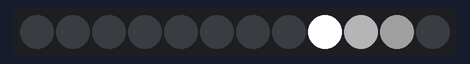
Recording of a sketch running on a simulated Arduino Uno, built with avr-gcc and run on an emulated ATmega328P. Parts: 12 RGB LEDs in strip order, left to right.

Above: at 5.66 s.
At 11.78 s:
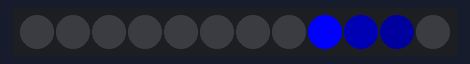
At 17.89 s:
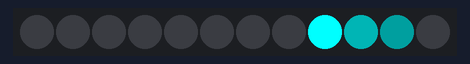
At 24.0 s:
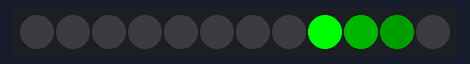
At 30.12 s:
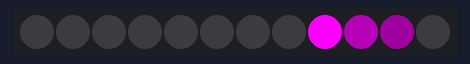
At 36.23 s:
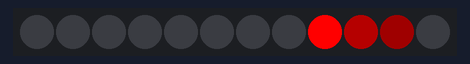

The sketch:

Rolling.ino
```cpp
#include <Adafruit_NeoPixel.h>

#define PIN 8
#define MANY 12

Adafruit_NeoPixel strip = Adafruit_NeoPixel(MANY, PIN, NEO_GRB + NEO_KHZ800);

#define DELAY_MIN 20
#define DELAY_MAX 80

unsigned int top = 0;
unsigned int msec = DELAY_MIN;
bool accel = true;

static unsigned long colors[MANY] = {0};

#define RBIT 0x01
#define GBIT 0x02
#define BBIT 0x04

static int cPattern[] = {RBIT | GBIT | BBIT, RBIT, GBIT, BBIT, RBIT | GBIT, RBIT | BBIT, GBIT | BBIT};
static int cIndex = 0;

void setupCLT() {
  int rgb = cPattern[cIndex++];

  colors[0] = strip.Color(rgb & RBIT ? 255 : 0, rgb & GBIT ? 255 : 0, rgb & BBIT ? 255 : 0);
  colors[1] = strip.Color(rgb & RBIT ? 64 : 0, rgb & GBIT ? 64 : 0, rgb & BBIT ? 64 : 0);
  colors[2] = strip.Color(rgb & RBIT ? 32 : 0, rgb & GBIT ? 32 : 0, rgb & BBIT ? 32 : 0);
//  colors[3] = strip.Color(rgb & RBIT ? 16 : 0, rgb & GBIT ? 16 : 0, rgb & BBIT ? 16 : 0);

  if (cIndex == sizeof(cPattern) / sizeof(int)) {
    cIndex = 0;
  }
}

void setup() {
  Serial.begin(115200);


  strip.begin();
/*
  colors[3] = strip.Color(0, 0, 0);
  colors[4] = strip.Color(0, 0, 0);
  colors[5] = strip.Color(0, 0, 0);
  colors[6] = strip.Color(0, 0, 0);
  colors[7] = strip.Color(0, 0, 0);
  colors[8] = strip.Color(0, 0, 0);
  colors[9] = strip.Color(0, 0, 0);
  colors[10] = strip.Color(0, 0, 0);
  colors[11] = strip.Color(0, 0, 0);
*/
  //  strip.show();
}

void loop() {
  unsigned int a;
  unsigned int b;

  //  Serial.println(top);

  for (a = 0, b = MANY; b--; a++) {
    unsigned int pos = (top + a) % MANY;
    strip.setPixelColor(a, colors[pos]);
  }
  strip.show();
  delay(msec);

  if (++top == MANY) {
    top = 0;
    setupCLT();

  }

  if (accel) {
    if (++msec == DELAY_MAX) {
      accel = false;
    }
  }
  else {
    if (--msec == DELAY_MIN) {
      accel = true;
    }
  }
}
```
